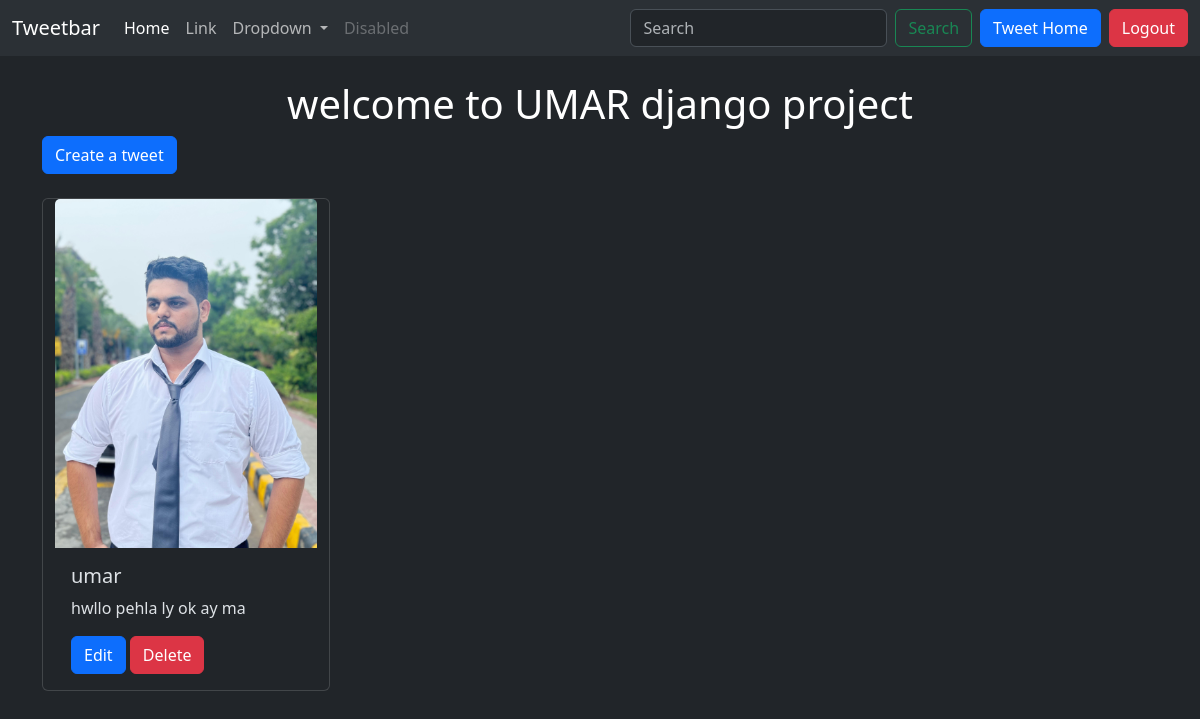
The page /tweet/ (signed in) on the database as committed earlier.
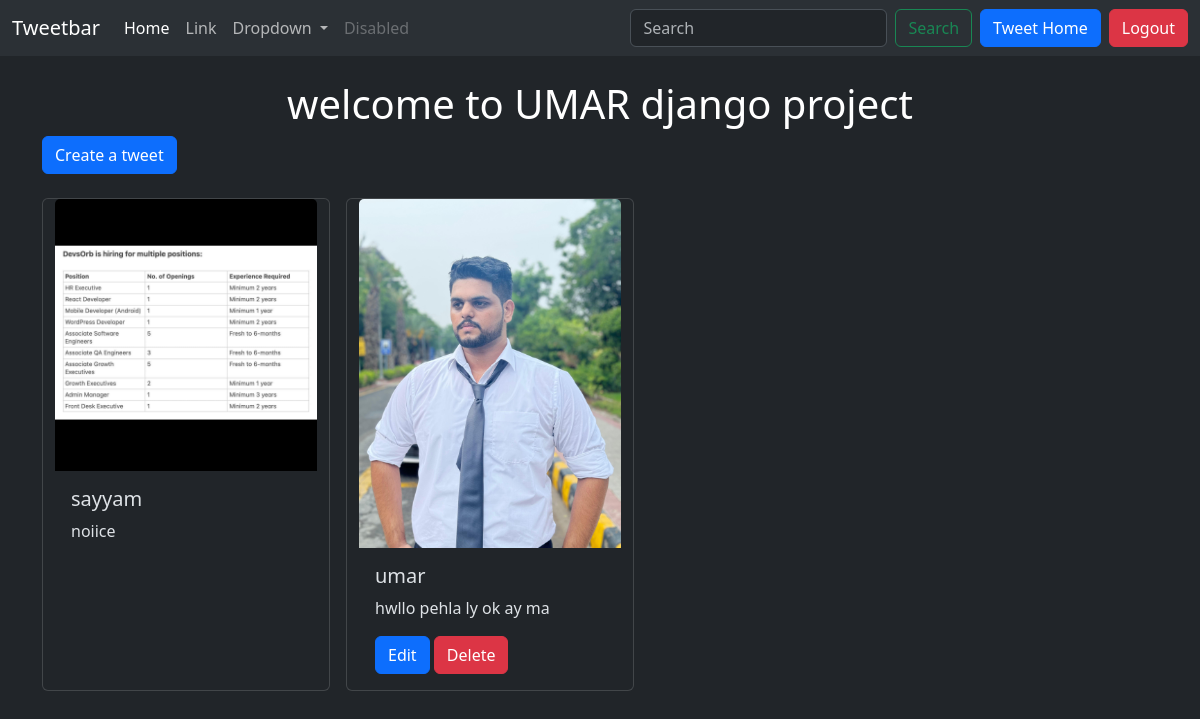
The same page on the database as committed later.
### tweet/models.py (models this page shows, shortened)
class Tweet(models.Model):
    user = models.ForeignKey(User, on_delete=models.CASCADE)
    text = models.TextField(max_length=250)
    photo = models.ImageField(upload_to='photos/',blank=True, null=True)
    created_at = models.DateTimeField(auto_now_add=True)
    updated_at = models.DateTimeField(auto_now=True)

### tweet/views.py (the view)
# urls.py: path('', views.tweet_list, name='tweet_list'),
def tweet_list(request):
    tweets = Tweet.objects.all().order_by('-created_at')
    return render(request, 'tweet_list.html', {'tweets' : tweets})

### tweet/templates/tweet_list.html (shortened to what this page needs)
{% extends "layout.html" %}
{% block content %}
<h1 class="text-center text-white mt-4">welcome to UMAR django project</h1>
<a class="btn btn-primary mb-4" href="{% url 'tweet_create' %}">Create a tweet</a>
<div class="container row gap-3">
    {% for tweet in tweets %}
    <div class="card" style="width: 18rem;">
        <img src={{tweet.photo.url}} class="card-img-top" alt="...">
        <div class="card-body">
          <h5 class="card-title">{{tweet.user.username}}</h5>
          <p class="card-text">{{tweet.text}}</p>
          {%if tweet.user == user%}
          <a href="{% url 'tweet_edit' tweet.id %}" class="btn btn-primary">Edit</a>
          <a href="{% url 'tweet_delete' tweet.id %}" class="btn btn-danger">Delete</a>
          {%endif%}
        </div>
      </div>
    {% endfor %}
</div>
{% endblock %}

Rows that differ between the two databases and show on the page:
added Tweet: photo (picture), user.username "sayyam", text "noiice"
